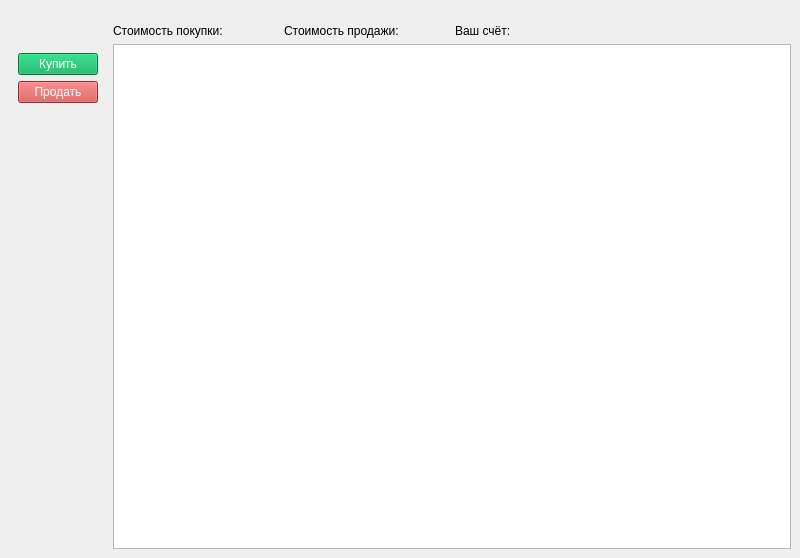
<?xml version="1.0" encoding="UTF-8"?>
<ui version="4.0">
 <class>MainWindow</class>
 <widget class="QMainWindow" name="MainWindow">
  <property name="geometry">
   <rect>
    <x>0</x>
    <y>0</y>
    <width>800</width>
    <height>558</height>
   </rect>
  </property>
  <property name="windowTitle">
   <string>MainWindow</string>
  </property>
  <widget class="QWidget" name="centralwidget">
   <layout class="QGridLayout" name="gridLayout">
    <item row="3" column="2">
     <widget class="QGraphicsView" name="graphicsView"/>
    </item>
    <item row="3" column="0" alignment="Qt::AlignTop">
     <widget class="QWidget" name="buyAndSell" native="true">
      <layout class="QVBoxLayout" name="verticalLayout">
       <item alignment="Qt::AlignTop">
        <widget class="QPushButton" name="buyButton">
         <property name="styleSheet">
          <string notr="true">color: rgb(255, 255, 255);
background-color: rgb(0, 170, 85)</string>
         </property>
         <property name="text">
          <string>Купить</string>
         </property>
        </widget>
       </item>
       <item>
        <widget class="QPushButton" name="sellButton">
         <property name="styleSheet">
          <string notr="true">color: rgb(255, 255, 255);
background-color: rgb(206, 66, 66)</string>
         </property>
         <property name="text">
          <string>Продать</string>
         </property>
        </widget>
       </item>
      </layout>
     </widget>
    </item>
    <item row="1" column="2">
     <layout class="QHBoxLayout" name="info">
      <property name="topMargin">
       <number>15</number>
      </property>
      <item>
       <widget class="QLabel" name="buyingPrice">
        <property name="text">
         <string>Стоимость покупки: </string>
        </property>
       </widget>
      </item>
      <item>
       <widget class="QLabel" name="sellingPrice">
        <property name="text">
         <string>Стоимость продажи: </string>
        </property>
       </widget>
      </item>
      <item>
       <widget class="QLabel" name="account">
        <property name="text">
         <string>Ваш счёт: </string>
        </property>
       </widget>
      </item>
      <item>
       <widget class="QWidget" name="widget" native="true"/>
      </item>
     </layout>
    </item>
   </layout>
  </widget>
 </widget>
 <resources/>
 <connections/>
</ui>
